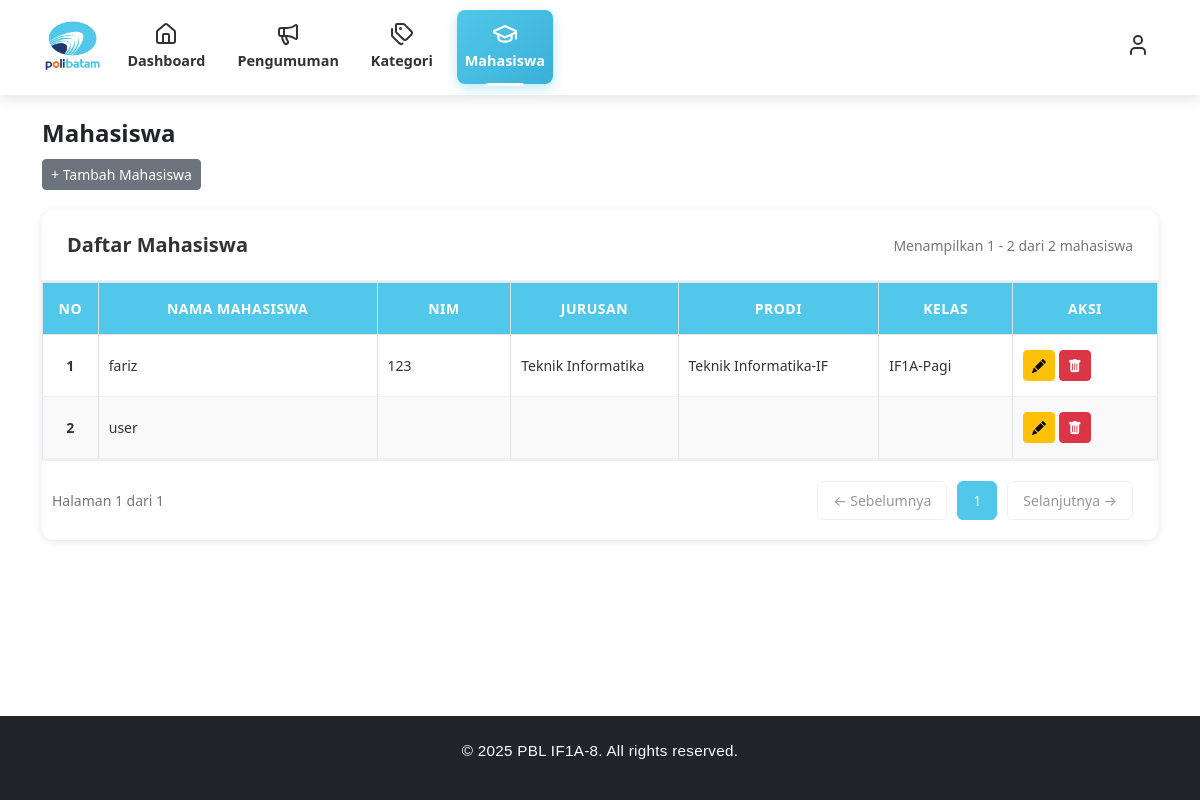
Page /views/admin/mahasiswa.php (signed in) on the earlier database version.
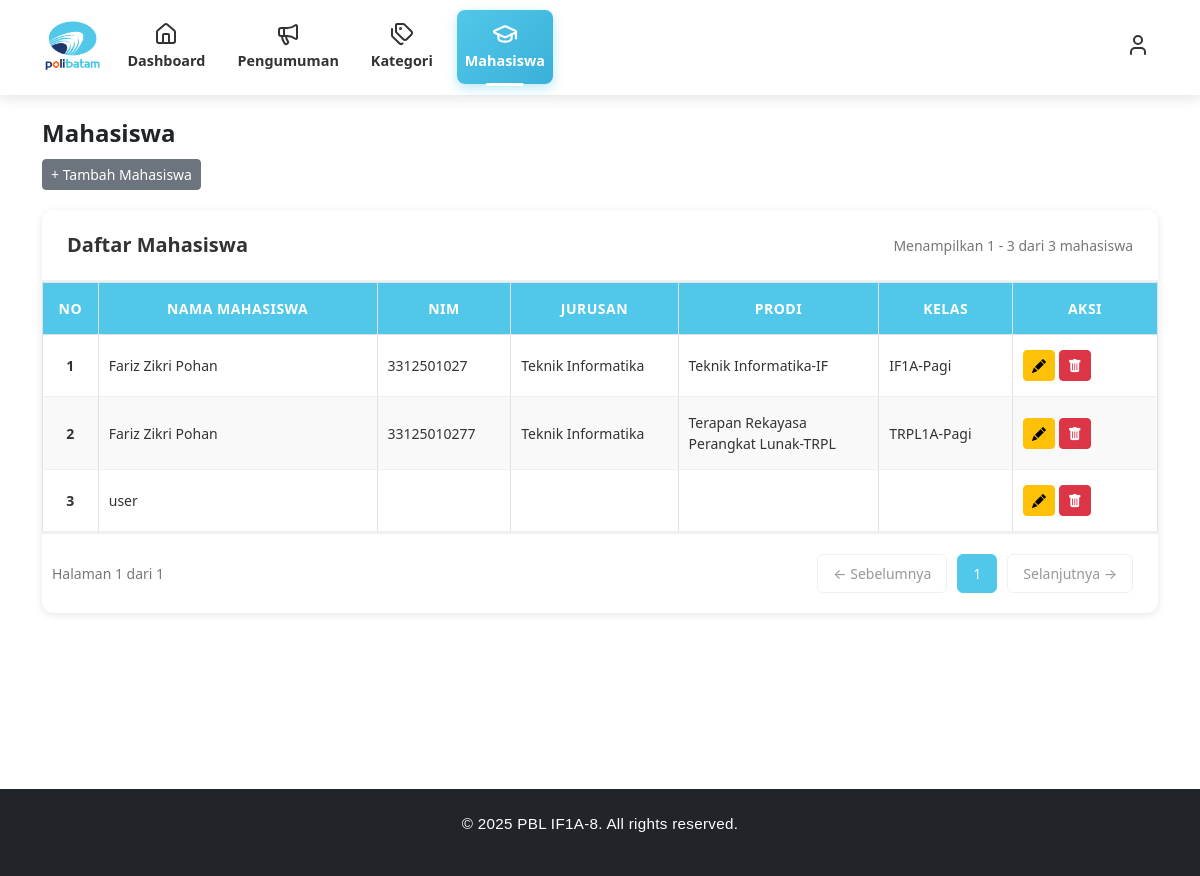
Same page on the later database version.
### tables this page shows
CREATE TABLE `mahasiswa` (
  `mahasiswa_id` int NOT NULL,
  `nim` varchar(20) NOT NULL,
  `nama_lengkap` varchar(100) NOT NULL,
  `username` varchar(50) NOT NULL,
  `password` varchar(255) NOT NULL,
  `jurusan_id` int DEFAULT NULL,
  `prodi_id` int DEFAULT NULL,
  `kelas` varchar(50) NOT NULL,
  `email` varchar(100) DEFAULT NULL,
  `alamat` text,
  `created_at` timestamp NULL DEFAULT CURRENT_TIMESTAMP
);

CREATE TABLE `jurusan` (
  `jurusan_id` int NOT NULL,
  `nama_jurusan` varchar(100) NOT NULL
);

CREATE TABLE `prodi` (
  `prodi_id` int NOT NULL,
  `nama_prodi` varchar(100) NOT NULL,
  `jurusan_id` int NOT NULL
);

### app/controllers/admin/mahasiswa_controller.php (called while the page is built, shortened)
<?php
class MahasiswaControllerAdmin {
    private $mahasiswaModel;
    public function __construct() {
        include __DIR__ . '/../../../config/config.php';
        require_once __DIR__ . '/../../models/mahasiswa_model.php';
        $this->mahasiswaModel = new MahasiswaModel($config);
    }
    public function index() {
        return $this->mahasiswaModel->getAll();
    }
}
?>

### app/models/mahasiswa_model.php (called while the page is built, shortened)
<?php
class MahasiswaModel {
    private $db;
    public function __construct($config) {
        $this->db = $config;
    }
    public function getAll() {
        $query = "SELECT
                    m.mahasiswa_id,
                    m.nim,
                    m.nama_lengkap,
                    m.kelas,
                    m.email,
                    m.alamat,
                    m.jurusan_id,
                    m.prodi_id,
                    j.nama_jurusan,
                    p.nama_prodi,
                    m.created_at
                  FROM mahasiswa m
                  LEFT JOIN jurusan j ON m.jurusan_id = j.jurusan_id
                  LEFT JOIN prodi p ON m.prodi_id = p.prodi_id
                  ORDER BY m.nama_lengkap ASC";
        $result = $this->db->query($query);
        $data = [];
        while($row = $result->fetch_assoc()) {
            $data[] = $row;
        }
        return $data;
    }
}
?>

### views/admin/mahasiswa.php (the view, shortened to what the changed rows need)
<?php
require_once __DIR__ . '/../../app/controllers/admin/mahasiswa_controller.php';
 $mahasiswaController = new MahasiswaControllerAdmin();
 $itemsPerPage = 10;
 $currentPage = isset($_GET['page']) ? max(1, intval($_GET['page'])) : 1;
 $offset = ($currentPage - 1) * $itemsPerPage;
 $allMahasiswa = $mahasiswaController->index();
 $totalData = count($allMahasiswa);
 $totalPages = ceil($totalData / $itemsPerPage);
 $mahasiswaList = array_slice($allMahasiswa, $offset, $itemsPerPage);
 $startData = $totalData > 0 ? $offset + 1 : 0;
 $endData = min($offset + $itemsPerPage, $totalData);
?>
<!DOCTYPE html>
<html lang="id">
<head>
    <link href="https://cdn.jsdelivr.net/npm/bootstrap@5.3.3/dist/css/bootstrap.min.css" rel="stylesheet">
    <link href="https://cdn.jsdelivr.net/npm/bootstrap-icons@1.11.3/font/bootstrap-icons.css" rel="stylesheet">
</head>
<body class="mahasiswa-page">
    <?php include("header.php"); ?>
    <main class="container my-4 mb-5 pb-5">
        <?php if (empty($allMahasiswa)): ?>
            <div class="empty-state">
                <i class="bi bi-inbox"></i>
                <h5>Belum Ada Data Mahasiswa</h5>
                <p>Silakan tambahkan mahasiswa pertama Anda</p>
            </div>
        <?php else: ?>
            <div class="table-section">
                <div class="table-header">
                    <div class="table-title">Daftar Mahasiswa</div>
                    <div class="entries-info">
                        Menampilkan <?= $startData; ?> - <?= $endData; ?> dari <?= $totalData; ?> mahasiswa
                    </div>
                </div>
                <div class="table-wrapper">
                    <table class="table table-bordered">
                        <thead>
                            <tr>
                                <th style="width: 5%;">No</th>
                                <th style="width: 25%;">Nama Mahasiswa</th>
                                <th style="width: 12%;">NIM</th>
                                <th style="width: 15%;">Jurusan</th>
                                <th style="width: 18%;">Prodi</th>
                                <th style="width: 12%;">Kelas</th>
                                <th style="width: 13%;">Aksi</th>
                            </tr>
                        </thead>
                        <tbody id="mahasiswaTableBody">
                            <?php
                            foreach ($mahasiswaList as $index => $mahasiswa):
                                $nomor = $offset + $index + 1;
                            ?>
                                <tr data-id="<?= $mahasiswa['mahasiswa_id'] ?>">
                                    <td><?= $nomor ?></td>
                                    <td class="col-nama"><?= htmlspecialchars($mahasiswa['nama_lengkap']) ?></td>
                                    <td class="col-nim"><?= htmlspecialchars($mahasiswa['nim']) ?></td>
                                    <td class="col-jurusan"><?= htmlspecialchars($mahasiswa['nama_jurusan']) ?></td>
                                    <td class="col-prodi"><?= htmlspecialchars($mahasiswa['nama_prodi']) ?></td>
                                    <td class="col-kelas"><?= htmlspecialchars($mahasiswa['kelas']) ?></td>
                                    <td class="col-aksi">
                                        <button class="btn btn-warning btn-sm edit-btn"
                                            data-id="<?= $mahasiswa['mahasiswa_id'] ?>" data-bs-toggle="modal"
                                            data-bs-target="#modalEditMahasiswa"><i class="bi bi-pencil-fill"></i></button>
                                        <button class="btn btn-danger btn-sm delete-btn"
                                            data-id="<?= $mahasiswa['mahasiswa_id'] ?>"
                                            data-nama="<?= htmlspecialchars($mahasiswa['nama_lengkap']) ?>"><i
                                                class="bi bi-trash-fill"></i></button>
                                    </td>
                                </tr>
                            <?php endforeach; ?>
                        </tbody>
                    </table>
                </div>
                <?php if ($totalData > 0): ?>
                    <div class="pagination">
                        <div class="page-info">
                            Halaman <?= $currentPage; ?> dari <?= $totalPages; ?>
                        </div>
                        <div class="page-buttons">
                            <?php if ($currentPage > 1): ?>
                                <a href="?page=<?= $currentPage - 1; ?>" class="page-btn">
                                    ← Sebelumnya
                                </a>
                            <?php else: ?>
                                <button class="page-btn" disabled>← Sebelumnya</button>
                            <?php endif; ?>
                            <?php
                            $range = 2;
                            $start = max(1, $currentPage - $range);
                            $end = min($totalPages, $currentPage + $range);
                            for ($i = $start; $i <= $end; $i++) {
                                $active = ($i == $currentPage) ? 'active' : '';
                                echo '<a href="?page=' . $i . '" class="page-btn ' . $active . '">' . $i . '</a>';
                            }
                            ?>
                            <?php if ($currentPage < $totalPages): ?>
                                <a href="?page=<?= $currentPage + 1; ?>" class="page-btn">
                                    Selanjutnya →
                                </a>
                            <?php else: ?>
                                <button class="page-btn" disabled>Selanjutnya →</button>
                            <?php endif; ?>
                        </div>
                    </div>
                <?php endif; ?>
            </div>
        <?php endif; ?>
    </main>
</body>
</html>

Differences in the rows shown:
removed mahasiswa: nomor "1", nama_lengkap "fariz", nim "123", jurusan.nama_jurusan "Teknik Informatika", prodi.nama_prodi "Teknik Informatika-IF", kelas "IF1A-Pagi"
added mahasiswa: nomor "1", nama_lengkap "Fariz Zikri Pohan", nim "3312501027", jurusan.nama_jurusan "Teknik Informatika", prodi.nama_prodi "Teknik Informatika-IF", kelas "IF1A-Pagi"
added mahasiswa: nomor "2", nama_lengkap "Fariz Zikri Pohan", nim "33125010277", jurusan.nama_jurusan "Teknik Informatika", prodi.nama_prodi "Terapan Rekayasa Perangkat Lunak-TRPL", kelas "TRPL1A-Pagi"
computed for mahasiswa "user": nomor "2" → "3"
Other differences:
$endData: "2" → "3"
$totalData: "2" → "3"
